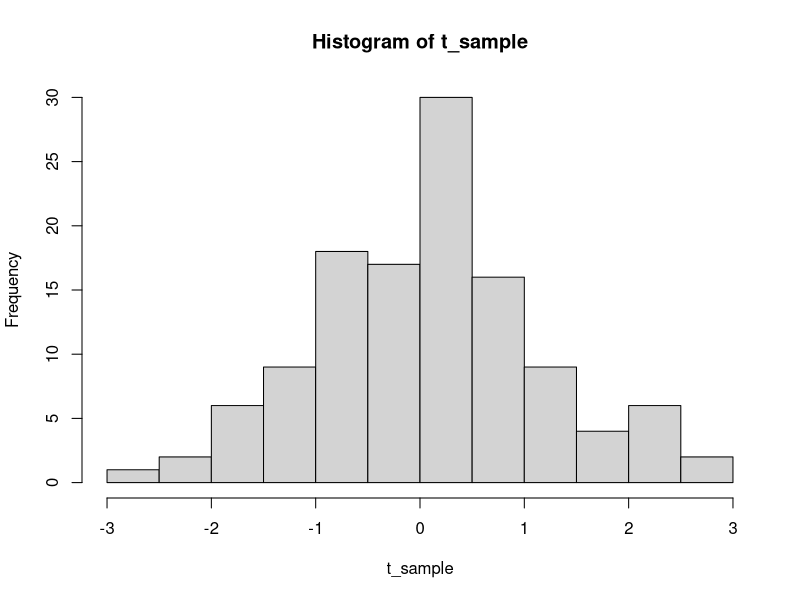

Reproduce this figure in R. (Note: this script raises an error after producing the figure.)
getwd()
setwd("/Users/Ko/Documents/SDA---Assignment-2")
data_t = read.table("t-sample.txt")
library(e1071)
library(boot)

random_norm = rnorm(10000,mean=0,sd=1)
t_sample = c(data_t$V1,data_t$V2,data_t$V3,data_t$V4,data_t$V5)

hist(t_sample)
k_t_sample = kurtosis(t_sample,type=1)
kurtosis(random_norm)

x = t_sample
#kurtosis functie
kurt = function(x) {(n* sum((x-mean(x))^4)/(sum((x-mean(x))^2)^2))-3
}
kurt(x)
kurtosis(x,type=1)

n = length(t_sample)
s = var(t_sample) 
#degree of freedom
k = 2*s^2 / (s^2 - 1)

#set.seed(120)
#index = sample(x,120,replace = TRUE)


#emp_function = function(x,index){diff(kurtosis(x),kurtosis(index))}
#par_function = dt(t_sample, df = k)

#empBS = boot(t_sample,statistic = emp_function(),R=1000)
#parBS = boot(t_sample,statistic = par_function, R=1000)

hist(parBS)

#bootstrap
B=1000
empBS = numeric(B)
for(i in 1:B){
  emp=sample(x[], replace = TRUE)
  empBS[i] = kurtosis(emp)
}
hist(empBS)
